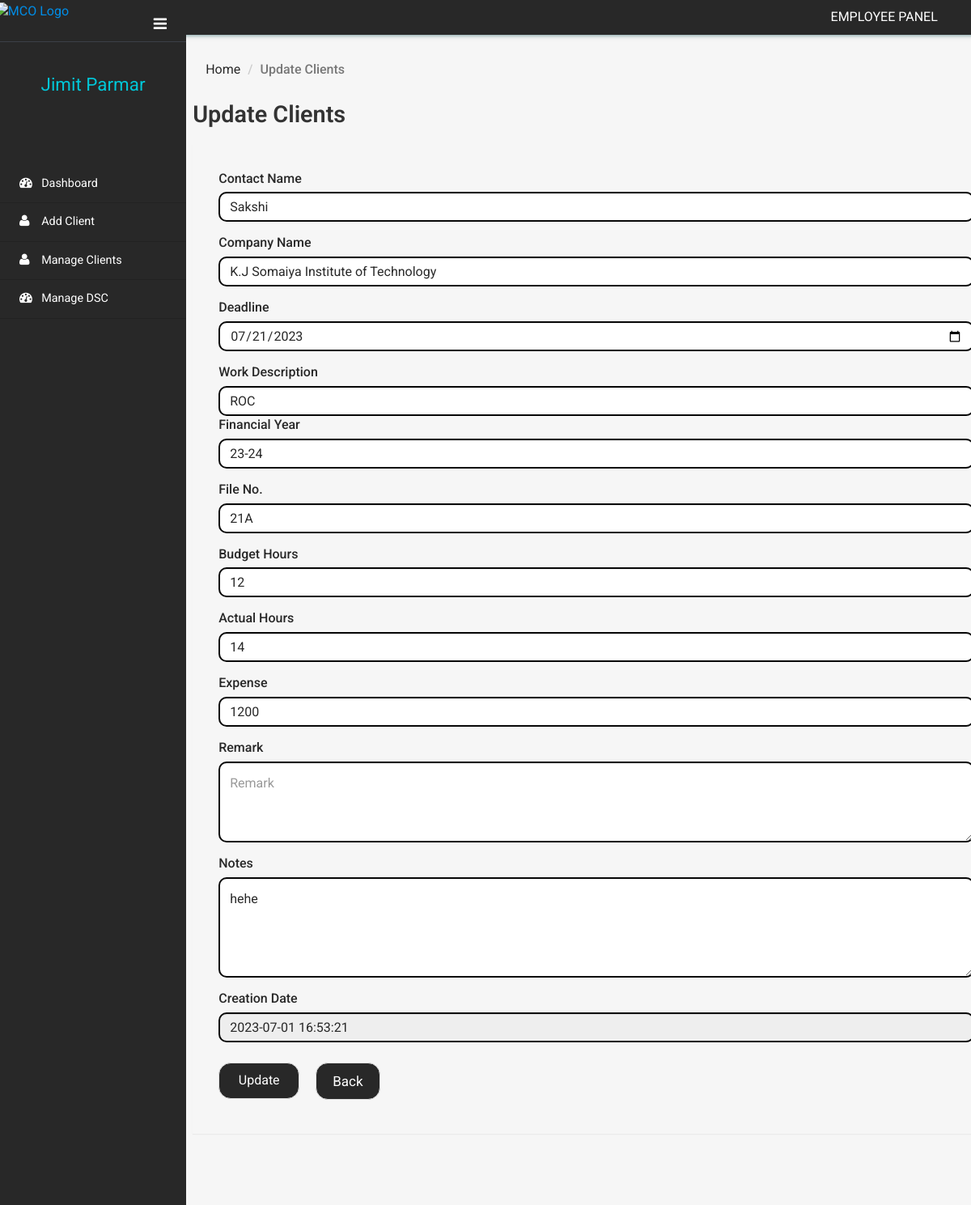
The app's page /clientms/client/edit-client-details.php?viewid=914300490 (signed in) with its own data.
### tables this page shows
CREATE TABLE `tblclient` (
  `ID` int(10) NOT NULL,
  `ContactName` varchar(30) DEFAULT NULL,
  `CompanyName` varchar(120) DEFAULT NULL,
  `Notes` mediumtext DEFAULT NULL,
  `ClientAddedBy` varchar(20) DEFAULT NULL,
  `deadline` date DEFAULT NULL,
  `Tag` varchar(20) DEFAULT NULL,
  `financialyear` varchar(15) DEFAULT NULL,
  `file` varchar(15) DEFAULT NULL,
  `budgethrs` int(10) DEFAULT NULL,
  `actualhrs` int(10) DEFAULT NULL,
  `expense` varchar(30) DEFAULT NULL,
  `remark` text DEFAULT NULL,
  `CreationDate` timestamp NULL DEFAULT current_timestamp(),
  `Status` varchar(20) NOT NULL DEFAULT 'Not Started',
  `PaymentStatus` varchar(12) NOT NULL DEFAULT 'Pending',
  `expiryDate1` date DEFAULT NULL,
  `expiryDate2` date DEFAULT NULL,
  `expiryDate3` date DEFAULT NULL
);

CREATE TABLE `tblemployee` (
  `EmployeeID` int(11) NOT NULL,
  `EmployeeName` varchar(255) DEFAULT NULL,
  `EmployeePhnumber` bigint(10) DEFAULT NULL,
  `Password` text DEFAULT 'password',
  `CreationDate` timestamp NOT NULL DEFAULT current_timestamp()
);

### clientms/client/edit-client-details.php (the view, shortened to what this page needs)
<?php
include('includes/dbconnection.php');
if (strlen($_SESSION['clientmsuid']==0)) {
  header('location:logout.php');
  } else{
  ?>
<!DOCTYPE HTML>
<html>
<head>
	<link href="css/bootstrap.min.css" rel='stylesheet' type='text/css' />
	<link href="css/style.css" rel='stylesheet' type='text/css' />
	<link href="css/font-awesome.css" rel="stylesheet">
	<link rel="stylesheet" href="css/icon-font.min.css" type='text/css' />
</head>
<body>
<div class="page-container">
<div class="left-content">
<div class="inner-content">
<?php include_once('includes/header.php');?>
<div class="outter-wp">
<div class="sub-heard-part">
<ol class="breadcrumb m-b-0">
<li><a href="dashboard.php">Home</a></li>
<li class="active">Update Clients</li>
</ol>
</div>
<div class="forms-main">
<h2 class="inner-tittle">Update Clients </h2>
<div class="graph-form">
	<?php
$eid=$_GET['viewid'];
$sql="SELECT * from tblclient where ID=:eid";
$query = $dbh -> prepare($sql);
$query->bindParam(':eid',$eid,PDO::PARAM_STR);
$query->execute();
$results=$query->fetchAll(PDO::FETCH_OBJ);
$cnt=1;
if($query->rowCount() > 0)
{
foreach($results as $row)
{               ?>
	<div class="form-group"> <label for="exampleInputEmail1">Contact Name</label> <input type="text" name="cname" value="<?php  echo $row->ContactName;?>" class="form-control" required='true'> </div>
	<div class="form-group"> <label for="exampleInputEmail1">Company Name</label> <input type="text" name="comname" value="<?php  echo $row->CompanyName;?>" class="form-control" required='true'> </div>
	<div class="form-group"> <label for="exampleInputEmail1">Deadline</label> <input type="date" name="deadline" value="<?php  echo $row->deadline;?>" class="form-control" required='true'> </div>
	<div>
	<label for="exampleInputEmail1">Work Description</label>
    <input type="text" name="Tag" value="<?php  echo $row->Tag;?>" placeholder="Work Description" class="form-control" required="true" onkeyup="convertToUppercase(this)">
	</div>
	<div class="form-group"> <label for="exampleInputEmail1">Financial Year</label> <input type="text" name="financialyear" value="<?php  echo $row->financialyear;?>" placeholder="Financial Year" class="form-control" required='true'> </div>
	<div class="form-group"> <label for="exampleInputEmail1">File No.</label> <input type="text" name="file" value="<?php  echo $row->file;?>" placeholder="File Number" class="form-control" required='true'> </div>
	<div class="form-group"> <label for="exampleInputEmail1">Budget Hours</label> <input type="text" name="budgethrs" value="<?php  echo $row->budgethrs;?>" placeholder="Budget hours" class="form-control" required='true'> </div>
	<div class="form-group"> <label for="exampleInputEmail1">Actual Hours</label> <input type="text" name="actualhrs" value="<?php  echo $row->actualhrs;?>" placeholder="Actual hours" class="form-control" required='true'> </div>
	<div class="form-group"> <label for="exampleInputEmail1">Expense</label> <input type="text" name="expense" value="<?php  echo $row->expense;?>" placeholder="Total Expense" class="form-control" required='true'> </div>
	<div class="form-group"> <label for="exampleInputEmail1">Remark</label> <textarea type="text" name="remark" placeholder="Remark" value="<?php  echo $row->remark;?>" class="form-control"  rows="3" cols="3"></textarea> </div>
	<div class="form-group"> <label for="exampleInputEmail1">Notes</label> <textarea type="text" name="notes" class="form-control" required='true' rows="4" cols="3"><?php  echo $row->Notes;?></textarea> </div>
	<div class="form-group"> <label for="exampleInputPassword1">Creation Date</label> <input type="text" name="" value="<?php  echo $row->CreationDate;?>" required='true' class="form-control" readonly='true'> </div>
	<?php $cnt=$cnt+1;}} ?>
	 <button type="submit" class="btn btn-default" name="submit" id="submit">Update</button><input type="button" class="btn btn-default" value="Back" onClick="history.back();return true;"style="border-radius:15px ;background-color:#282828;color:#fff;"> </form>
</div>
</div>
</div>
</div>
</div>
<?php include_once('includes/sidebar.php');?>
<div class="clearfix"></div>
</div>
</body>
</html>
<?php }  ?>

### clientms/client/includes/sidebar.php (shortened to what this page needs)
 <div class="sidebar-menu">
    <header class="logo">
    <a href="#" class="sidebar-icon"> <span class="fa fa-bars"></span> </a> <a href="dashboard.php"> <span id="logo"> <img src="https://imgur.com/b87Yw8H.png" alt="MCO Logo" style="width: 55%; margin-left: -10%; margin-top: -11%"></span>
        </a>
    </header>
    <div class="down">
    <?php
$aid=$_SESSION['clientmsuid'];
$sql="SELECT EmployeeName from  tblemployee where EmployeeID=:aid";
$query = $dbh -> prepare($sql);
$query->bindParam(':aid',$aid,PDO::PARAM_STR);
$query->execute();
$results=$query->fetchAll(PDO::FETCH_OBJ);
$cnt=1;
if($query->rowCount() > 0)
{
foreach($results as $client)
{               ?>
        <a href="dashboard.php"><span class=" name-caret"><?php  echo $client->EmployeeName;?></span></a><br>
        <?php $cnt=$cnt+1;}} ?>
        <ul>
            <li><a class="tooltips" href="employee-profile.php"><span>Profile</span><i class="lnr lnr-user"></i></a></li>
            <li><a class="tooltips" href="change-password.php" style="width:100px;"><span>Settings</span><i class="lnr lnr-cog"></i></a></li>
            <li><a class="tooltips" href="logout.php"><span>Log out</span><i class="lnr lnr-power-switch"></i></a></li>
        </ul>
    </div>
    <div class="menu">
        <ul id="menu" >
            <li><a href="dashboard.php"><i class="fa fa-tachometer"></i> <span>Dashboard</span></a></li>
            <li><a href="add-client.php"><i class="fa fa-user"></i> <span>Add Client</span></a></li>
            <li><a href="manage-clients.php"><i class="fa fa-user"></i> <span>Manage Clients</span></a></li>
            <li><a href="manage-dsc.php"><i class="fa fa-tachometer"></i> <span>Manage DSC</span></a></li>
        </ul>
    </div>
</div>

### records on screen
tblclient: cname "Sakshi", comname "K.J Somaiya Institute of Technology", deadline "07/21/2023", Tag "ROC", financialyear "23-24", file "21A", budgethrs "12", actualhrs "14", expense "1200", remark "Remark", notes "hehe", CreationDate "2023-07-01 16:53:21"
tblemployee: EmployeeName "Jimit Parmar"
